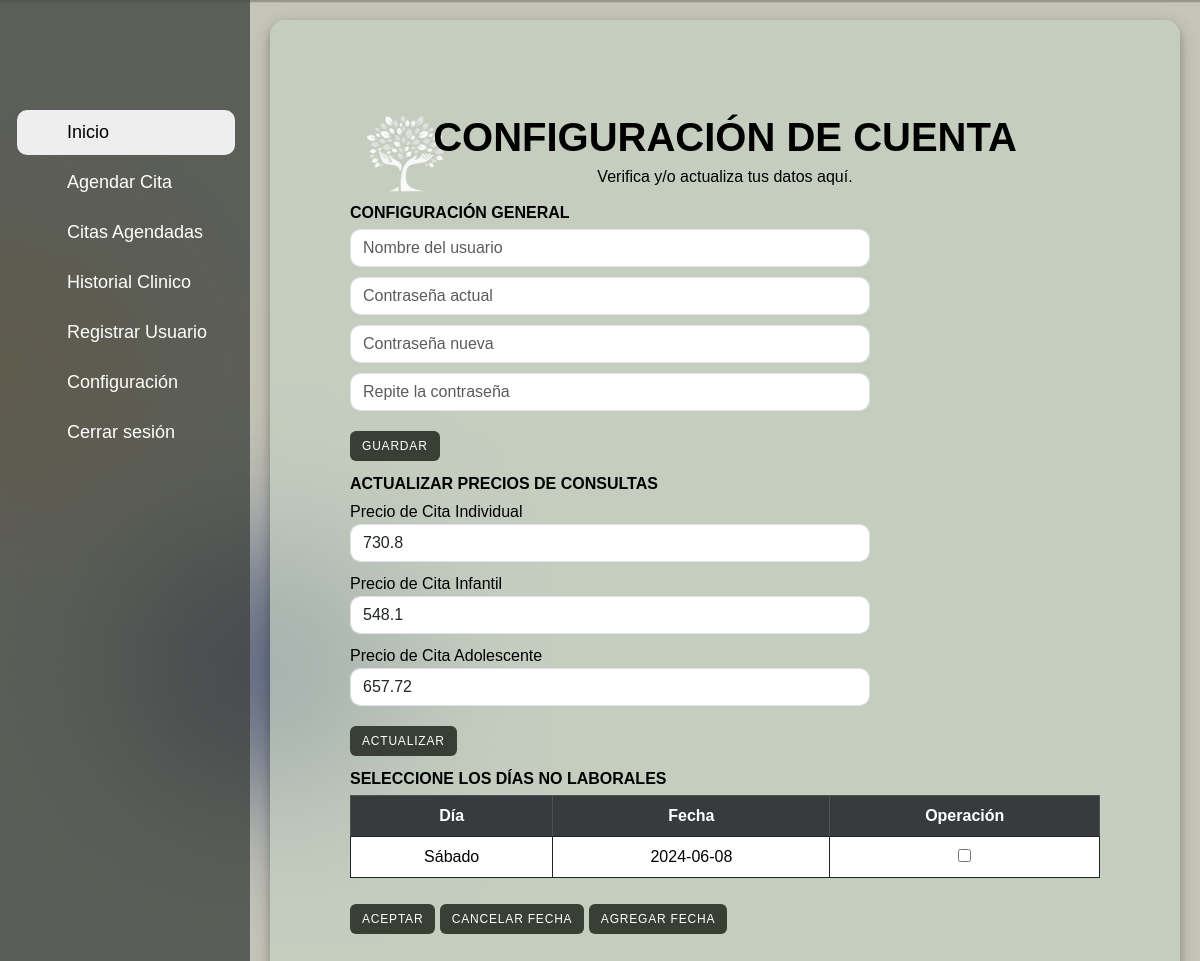
Page /PHP/Configuracion_Psicologo.php (signed in) on the committed database.
### tables this page shows
CREATE TABLE `tipo_cita` (
  `Id_TipoCita` int(11) NOT NULL,
  `Tipo_Cita` varchar(20) NOT NULL,
  `Costo` float NOT NULL,
  `Status` enum('Activo','Inactivo') NOT NULL,
  `Fecha_Registro` datetime NOT NULL
);

### Configuracion/CostoCita.php (called while the page is built, shortened)
<?php
include_once('Conexion_BD.php');
$idIndividual = 1;
$idInfantil = 3;
$idAdolescente = 4;
foreach ([$idIndividual, $idInfantil, $idAdolescente] as $idCita) {
    $ConsultaPrecio = "SELECT Costo FROM tipo_cita WHERE Id_TipoCita =?";
    $SentenciaPrecio = $Conexion->prepare($ConsultaPrecio);
    $SentenciaPrecio->bind_param("i", $idCita);
    $SentenciaPrecio->execute();
    $ResultadoPrecio = $SentenciaPrecio->get_result();
    if ($Fila = $ResultadoPrecio->fetch_assoc()) {
        switch ($idCita) {
            case $idIndividual:
                $costoIndividual = $Fila['Costo'];
                break;
            case $idInfantil:
                $costoInfantil = $Fila['Costo'];
                break;
            case $idAdolescente:
                $costoAdolescente = $Fila['Costo'];
                break;
        }
    }
}

### Configuracion/ModificarFechas.php (called while the page is built, shortened)
<?php
include_once('Conexion_BD.php');
$ConsultaDia = "SELECT Dia, DiaSemana FROM nolaborable";
$ResultadoDia = $Conexion->query($ConsultaDia);

### PHP/Configuracion_Psicologo.php (the view, shortened to what this page needs)
<!DOCTYPE html>
<html lang="es">
<head>
    <link href="https://cdn.jsdelivr.net/npm/bootstrap@5.3.2/dist/css/bootstrap.min.css" rel="stylesheet">
    <link rel="stylesheet" href="../CSS/menulateral.css">
    <link href="../CSS/Configuracion_Psicologo.css" rel="stylesheet">
    <link rel="stylesheet" href="https://cdn.jsdelivr.net/npm/flatpickr/dist/flatpickr.min.css">
    <link rel="stylesheet" href="https://cdnjs.cloudflare.com/ajax/libs/toastr.js/latest/toastr.min.css">
</head>
<body>
    <div class="barra-lateral">
        <div>
            <div class="nombre-pagina">
            </div>
        </div>
        <nav class="navegacion">
            <ul>
                <li>
                    <a id="inbox" href="Menu_Psicologo.php">
                        <span>Inicio</span>
                    </a>
                </li>
                <li>
                    <a href="Agendar_Cita.php">
                        <span>Agendar Cita</span>
                    </a>
                </li>
                <li>
                    <a href="Citas_Psicologo.php">
                        <span>Citas Agendadas</span>
                    </a>
                </li>
                <li>
                    <a href="Historial_Clinico.php">
                        <span>Historial Clinico</span>
                    </a>
                </li>
                <li>
                    <a href="Nuevo_Registro.php">
                        <span>Registrar Usuario</span>
                    </a>
                </li>
                <li>
                    <a href="Configuracion_Psicologo.php">
                        <span>Configuración</span>
                    </a>
                </li>
                <li>
                    <a href="CerrarSesion.php" class="sidebar-link">
                        <span>Cerrar sesión</span>
                    </a>
                </li>
            </ul>
        </nav>
    </div>
    <main>
        <div class="Contenido_Principal">
            <img src="../imagenes/lOGO PSICOLOGIA FULL BLANCO.png" alt="Logo" class="mi-logo">
            <div class="titulos">
                <h1 class="display-6 fw-bold lh-1">CONFIGURACIÓN DE CUENTA</h1>
                <p>Verifica y/o actualiza tus datos aquí.</p>
            </div>
            <div class="row">
                <div class="col">
                    <div class="Contenido_secundario">
                        <form action="../Configuracion/ConfiguracionPsicologo.php" method="POST">
                            <div class="Modificar_Datos">
                                <h4 class="display-6 fw-bold lh-1 fs-6">CONFIGURACIÓN GENERAL</h4>
                                <input type="text" id="Usuario" name="Usuario" class="form-control" placeholder="Nombre del usuario">
                                <input type="password" id="Contrasena_Actual" name="Contrasena_Actual" class="form-control" placeholder="Contraseña actual">
                                <input type="password" id="Contrasena_Nueva" name="Contrasena_Nueva" class="form-control" placeholder="Contraseña nueva">
                                <input type="password" id="Repite_Contrasena" name="Repite_Contrasena" class="form-control" placeholder="Repite la contraseña">
                                <button type="submit" class="btn_Guardar btn btn-primary mi-boton" id="btn_Guardar">GUARDAR</button>
                            </div>
                        </form>
                    </div>
                    <div class="Actualizar_Precios">
                        <form action="../Configuracion/CostoCita.php" method="POST">
                            <h4 class="display-6 fw-bold lh-1 fs-6">ACTUALIZAR PRECIOS DE CONSULTAS</h4>
                            <?php
                            require '../Configuracion/CostoCita.php';
                            echo '<label for="Individual">Precio de Cita Individual</label>';
                            echo '<input type="text" class="form-control" id="Individual" name="Individual" value="' . $costoIndividual . '">';
                            echo '<label for="Infantil">Precio de Cita Infantil</label>';
                            echo '<input type="text"class="form-control" id="Infantil" name="Infantil" value="' . $costoInfantil . '">';
                            echo '<label for="Adolescente">Precio de Cita Adolescente</label>';
                            echo '<input type="text"class="form-control" id="Adolescente" name="Adolescente" value="' . $costoAdolescente . '">';
                            ?>
                            <input type="submit" class="btn btn-primary mi-boton" name="actualizar_precio" value="ACTUALIZAR">
                        </form>
                    </div>
                </div>
                <div class="col">
                    <div class="Dias_Nolaborables">
                        <form action="../Configuracion/ModificarFechas.php" method="POST" id="formDiasNoLaborables">
                            <h4 class="display-6 fw-bold lh-1 fs-6">SELECCIONE LOS DÍAS NO LABORALES</h4>
                            <table class="table table-responsive table-bordered border-dark table-hover text-center text-capitalize">
                                <tr class="table-dark table-active text-upperacase">
                                    <th>Día</th>
                                    <th>Fecha</th>
                                    <th>Operación</th>
                                </tr>
                                <tr>
                                    <?php
                                    require '../Configuracion/ModificarFechas.php';
                                    $mapaDias = [
                                        'Monday' => 'Lunes',
                                        'Tuesday' => 'Martes',
                                        'Wednesday' => 'Miércoles',
                                        'Thursday' => 'Jueves',
                                        'Friday' => 'Viernes',
                                        'Saturday' => 'Sábado',
                                        'Sunday' => 'Domingo'
                                    ];
                                    if (mysqli_num_rows($ResultadoDia) > 0) {
                                        while ($Fila = mysqli_fetch_assoc($ResultadoDia)) {
                                            $nombreDiaEnEspanol = isset($mapaDias[$Fila["DiaSemana"]]) ? $mapaDias[$Fila["DiaSemana"]] : $Fila["DiaSemana"];
                                            echo "<tr>";
                                            echo "<td>" . $nombreDiaEnEspanol . "</td>";
                                            echo "<td>" . $Fila["Dia"] . "</td>";
                                            echo "<td><input type='checkbox' name='diaSeleccionado[]' value='" . $Fila["Dia"] . "' /> </td>";
                                            echo "</tr>";
                                        }
                                    } else {
                                        echo "<tr><td colspan='3'>No hay días.</td></tr>";
                                    }
                                    ?>
                                </tr>
                            </table>
                            <button type="button" class="botonAceptar btn btn-primary mi-boton" id="botonAceptar">ACEPTAR</button>
                            <input type="submit" class="btn btn-primary mi-boton" name="accion_cancelar" value="CANCELAR FECHA">
                            <button type="button" class="btn btn-primary mi-boton" id="btnAgregarFecha">AGREGAR FECHA</button>
                        </form>
                    </div>
                </div>
            </div>
        </div>
    </main>
</body>
</html>

### CSS/menulateral.css (style rules this page uses)
:root { --color-barra-lateral:rgba(65, 68, 64, 0.8); --color-texto:rgb(255, 255, 255); --color-texto-menu:rgb(255, 255, 255); --color-menu-hover:rgb(238,238,238); --color-menu-hover-texto:rgb(0,0,0); --color-boton:#D0D0BD; --color-boton-texto:rgb(0, 0, 0); --color-linea:rgb(180,180,180); --color-switch-base :rgb(201,202,206); --color-switch-circulo:rgb(241,241,241); --color-scroll:rgb(192,192,192); --color-scroll-hover:rgb(134,134,134); }
.barra-lateral .navegacion a { margin-left: -30px; }
* { margin: 0; padding: 0; box-sizing: border-box; }
body { font-family: 'Poppins', sans-serif; }
.barra-lateral { position: fixed; display: flex; flex-direction: column; justify-content: space-between; width: 250px; height: 100%; overflow: hidden; padding: 25px 15px; background-color: var(--color-barra-lateral); transition: width 0.5s ease,background-color 0.3s ease,left 0.5s ease; z-index: 50; }
.barra-lateral span { width: 100px; white-space: nowrap; font-size: 18px; text-align: left; opacity: 1; transition: opacity 0.5s ease,width 0.5s ease; }
.barra-lateral .nombre-pagina { width: 100%; height: 45px; color: var(--color-texto); margin-bottom: 40px; display: flex; align-items: center; }
.barra-lateral .navegacion { height: 100%; overflow-y: auto; overflow-x: hidden; }
.barra-lateral .navegacion li { list-style: none; display: flex; margin-bottom: 5px; }
.barra-lateral .navegacion a { width: 270%; height: 45px; display: flex; align-items: center; text-decoration: none; border-radius: 10px; color: var(--color-texto-menu); }
#inbox { background-color: var(--color-menu-hover); color: var(--color-menu-hover-texto); }
main { margin-left: 250px; padding: 20px; transition: margin-left 0.5s ease; }

### CSS/Configuracion_Psicologo.css (style rules this page uses)
body { background-image: url('../Imagenes/fondo\ 3.jpg'); background-size: cover; background-position: center; background-repeat: no-repeat; background-attachment: fixed; font-family: 'Poppins', sans-serif; color:#000000; }
.Contenido_Principal { min-height: 93vh; width: 100%; background-color: rgba(197, 209, 194, 0.7); box-shadow: 0 4px 8px 0 rgba(0, 0, 0, 0.2), 0 6px 20px 0 rgba(0, 0, 0, 0.19); padding: 80px; border-radius: 15px; }
.Actualizar_Precios { margin-top: 15px; }
.Dias_Nolaborables { margin-top: 15px; }
.form-control { width: 65vh; border-radius: 10px; margin-bottom: 10px; }
.titulos { margin-top: -90px; display: flex; flex-direction: column; justify-content: center; align-items: center; }
.btn { background-color: #3A3F35; margin-top: 10px; color: rgb(255, 255, 255); border: none; box-shadow:inset; font-size: 0.75rem; letter-spacing: 0.05rem; }
.mi-logo { width: 15%; height: auto; }

### rows in the picture
tipo_cita: Individual "730.8"
tipo_cita: Infantil "548.1"
tipo_cita: Adolescente "657.72"

### other values in the picture
$nombreDiaEnEspanol "Sábado"
$Fila["Dia"] "2024-06-08"
